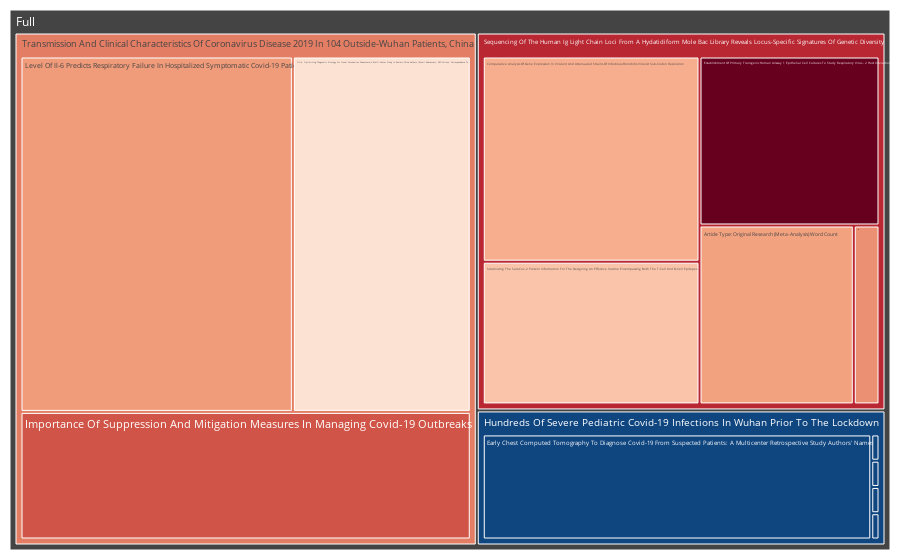

The notebook cell this image was saved under:
### Code cell
cord_pt.make_picture()

### Figure 1 — Plotly figure (JSON) as saved in the notebook; plotly's stock layout.template omitted (floating-point values rounded to 4 significant figures; data arrays with more than 128 entries replaced by an {"elided": "..."} marker saying what was removed)
{"data": [{"branchvalues": "total", "domain": {"x": [0, 1], "y": [0, 1]}, "hovertemplate": "<b>%{label} </b> <br> Label: %{value}<br>Color: %{color:.2f}", "ids": {"elided": "947 int values"}, "labels": {"elided": "947 str values"}, "marker": {"cmid": 0.913, "colors": {"elided": "947 float values"}, "colorscale": [[0, "rgb(103,0,31)"], [0.1, "rgb(178,24,43)"], [0.2, "rgb(214,96,77)"], [0.3, "rgb(244,165,130)"], [0.4, "rgb(253,219,199)"], [0.5, "rgb(247,247,247)"], [0.6, "rgb(209,229,240)"], [0.7, "rgb(146,197,222)"], [0.8, "rgb(67,147,195)"], [0.9, "rgb(33,102,172)"], [1, "rgb(5,48,97)"]]}, "maxdepth": 3, "name": "", "parents": {"elided": "947 mixed values"}, "type": "treemap", "values": {"elided": "947 int values"}}], "layout": {"margin": {"b": 10, "l": 10, "r": 10, "t": 10}}}
